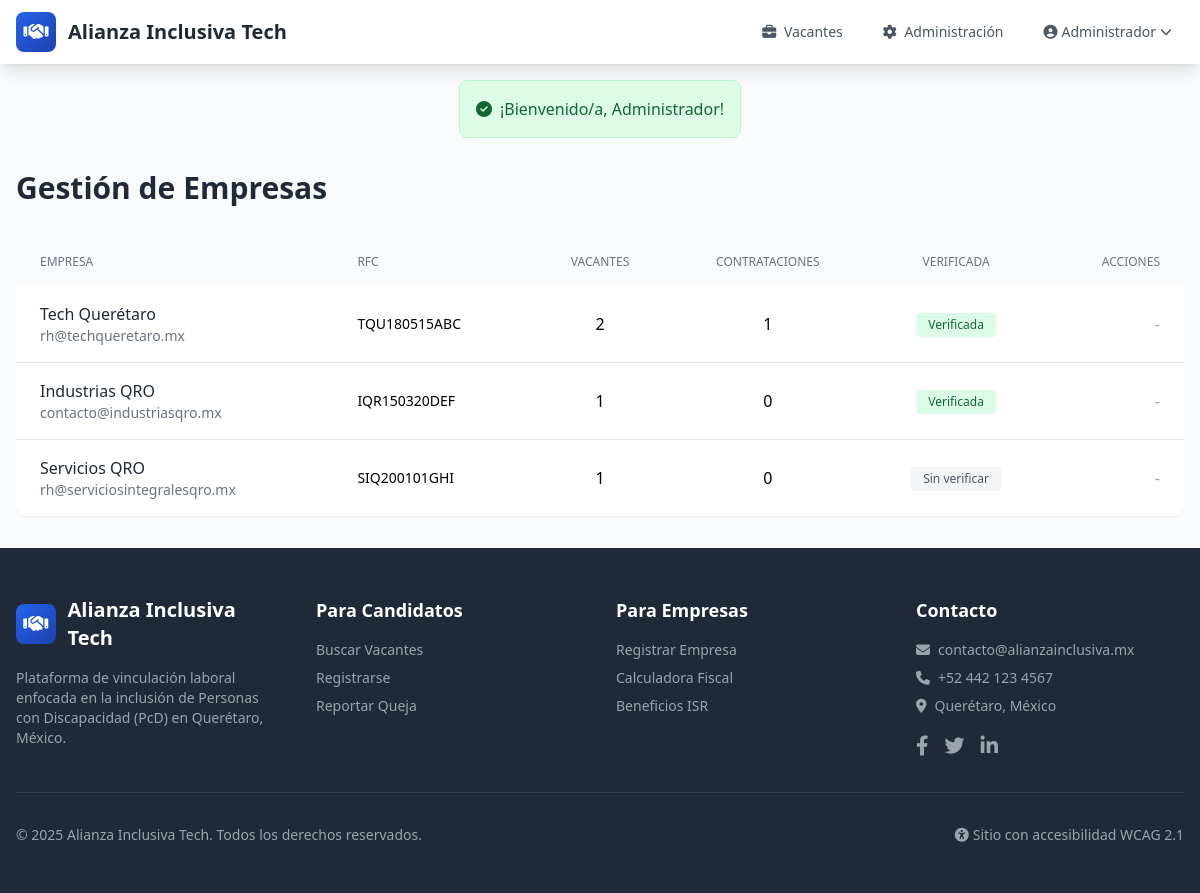
Page /admin/empresas (signed in) on the committed database.
### tables this page shows
CREATE TABLE empresas (
    id INT AUTO_INCREMENT PRIMARY KEY,
    usuario_id INT NOT NULL,
    razon_social VARCHAR(255) NOT NULL,
    rfc VARCHAR(13) NOT NULL,
    nombre_comercial VARCHAR(255) NULL,
    direccion_fiscal TEXT NOT NULL,
    colonia VARCHAR(150) NULL,
    municipio VARCHAR(100) NOT NULL,
    estado VARCHAR(100) DEFAULT 'Querétaro',
    codigo_postal VARCHAR(10) NOT NULL,
    sector_industrial VARCHAR(100) NOT NULL,
    tamano_empresa ENUM('micro', 'pequena', 'mediana', 'grande') DEFAULT 'pequena',
    telefono VARCHAR(20) NULL,
    sitio_web VARCHAR(255) NULL,
    logo VARCHAR(255) NULL,
    descripcion TEXT NULL,
    verificada TINYINT(1) DEFAULT 0,
    fecha_creacion DATETIME DEFAULT CURRENT_TIMESTAMP,
    fecha_actualizacion DATETIME DEFAULT CURRENT_TIMESTAMP ON UPDATE CURRENT_TIMESTAMP,
    FOREIGN KEY (usuario_id) REFERENCES usuarios(id) ON DELETE CASCADE,
    INDEX idx_rfc (rfc),
    INDEX idx_municipio (municipio)
);

CREATE TABLE usuarios (
    id INT AUTO_INCREMENT PRIMARY KEY,
    email VARCHAR(255) NOT NULL UNIQUE,
    password VARCHAR(255) NOT NULL,
    tipo ENUM('empresa', 'candidato', 'admin') NOT NULL,
    activo TINYINT(1) DEFAULT 1,
    email_verificado TINYINT(1) DEFAULT 0,
    token_recuperacion VARCHAR(255) NULL,
    fecha_creacion DATETIME DEFAULT CURRENT_TIMESTAMP,
    fecha_actualizacion DATETIME DEFAULT CURRENT_TIMESTAMP ON UPDATE CURRENT_TIMESTAMP,
    INDEX idx_email (email),
    INDEX idx_tipo (tipo)
);

### app/controllers/BaseController.php (called while the page is built, shortened)
<?php
class BaseController {
    public function __construct() {
        try {
            $this->db = Database::getInstance()->getConnection();
        } catch (Exception $e) {
            $this->db = null;
        }
    }
    protected function view($view, $data = []) {
        extract($data);
        require_once VIEWS_PATH . '/layouts/header.php';
        require_once VIEWS_PATH . '/' . $view . '.php';
        require_once VIEWS_PATH . '/layouts/footer.php';
    }
}

### app/controllers/AdminController.php (called while the page is built, shortened)
<?php
class AdminController extends BaseController {
    public function empresas() {
        $stmt = $this->db->query("
            SELECT e.*, u.email, u.activo as usuario_activo,
                (SELECT COUNT(*) FROM vacantes WHERE empresa_id = e.id) as total_vacantes,
                (SELECT COUNT(*) FROM contrataciones WHERE empresa_id = e.id AND activo = 1) as total_contrataciones
            FROM empresas e
            JOIN usuarios u ON e.usuario_id = u.id
            ORDER BY e.fecha_creacion DESC
        ");
        $empresas = $stmt->fetchAll();
        $this->view('admin/empresas', ['empresas' => $empresas]);
    }
}

### app/config/router.php (called while the page is built, shortened)
<?php
class Router {
    private $routes = [];
    public function get($pattern, $callback) {
        $this->routes['GET'][$pattern] = $callback;
    }
    public function post($pattern, $callback) {
        $this->routes['POST'][$pattern] = $callback;
    }
    public function dispatch() {
        $method = $_SERVER['REQUEST_METHOD'];
        $uri = $this->getUri();
        if (isset($this->routes[$method])) {
            foreach ($this->routes[$method] as $pattern => $callback) {
                $pattern = preg_replace('/\{([a-zA-Z0-9_]+)\}/', '(?P<$1>[^/]+)', $pattern);
                $pattern = '#^' . $pattern . '$#';
                if (preg_match($pattern, $uri, $matches)) {
                    $params = array_filter($matches, function($key) {
                        return !is_numeric($key);
                    }, ARRAY_FILTER_USE_KEY);
                    return $this->executeCallback($callback, $params);
                }
            }
        }
    }
    private function getUri() {
        $uri = $_SERVER['REQUEST_URI'];
        $uri = '/' . ltrim($uri, '/');
        if ($uri !== '/') {
            $uri = rtrim($uri, '/');
        }
        return $uri;
    }
    private function executeCallback($callback, $params = []) {
        if (is_array($callback)) {
            $controller = $callback[0];
            $method = $callback[1];
            if (is_string($controller)) {
                $controller = new $controller();
            }
            return call_user_func_array([$controller, $method], $params);
        }
        return call_user_func_array($callback, $params);
    }
}

### index.php (called while the page is built, shortened)
<?php
require_once BASE_PATH . '/app/config/database.php';
require_once BASE_PATH . '/app/config/router.php';
require_once BASE_PATH . '/app/controllers/BaseController.php';
require_once BASE_PATH . '/app/controllers/AdminController.php';
$router = new Router();
$router->get('/', ['HomeController', 'index']);
$router->get('/vacantes', ['VacanteController', 'listar']);
$router->get('/vacante/{slug}', ['VacanteController', 'ver']);
$router->get('/login', ['AuthController', 'loginForm']);
$router->post('/login', ['AuthController', 'login']);
$router->get('/registro', ['AuthController', 'registroForm']);
$router->get('/registro/empresa', ['AuthController', 'registroEmpresaForm']);
$router->post('/registro/empresa', ['AuthController', 'registroEmpresa']);
$router->get('/registro/candidato', ['AuthController', 'registroCandidatoForm']);
$router->post('/registro/candidato', ['AuthController', 'registroCandidato']);
$router->get('/logout', ['AuthController', 'logout']);
$router->get('/recuperar', ['AuthController', 'recuperarForm']);
$router->post('/recuperar', ['AuthController', 'recuperar']);
$router->get('/empresa/dashboard', ['EmpresaController', 'dashboard']);
$router->get('/empresa/perfil', ['EmpresaController', 'perfil']);
$router->post('/empresa/perfil', ['EmpresaController', 'actualizarPerfil']);
$router->get('/empresa/vacantes', ['EmpresaController', 'misVacantes']);
$router->get('/empresa/vacante/nueva', ['EmpresaController', 'nuevaVacante']);
$router->post('/empresa/vacante/nueva', ['EmpresaController', 'guardarVacante']);
$router->get('/empresa/vacante/{id}/editar', ['EmpresaController', 'editarVacante']);
$router->post('/empresa/vacante/{id}/editar', ['EmpresaController', 'actualizarVacante']);
$router->get('/empresa/vacante/{id}/postulaciones', ['EmpresaController', 'verPostulaciones']);
$router->post('/empresa/postulacion/{id}/estado', ['EmpresaController', 'cambiarEstadoPostulacion']);
$router->get('/empresa/contrataciones', ['EmpresaController', 'contrataciones']);
$router->get('/empresa/contratacion/nueva', ['EmpresaController', 'nuevaContratacion']);
$router->post('/empresa/contratacion/nueva', ['EmpresaController', 'guardarContratacion']);
$router->get('/candidato/dashboard', ['CandidatoController', 'dashboard']);
$router->get('/candidato/perfil', ['CandidatoController', 'perfil']);
$router->post('/candidato/perfil', ['CandidatoController', 'actualizarPerfil']);
$router->get('/candidato/postulaciones', ['CandidatoController', 'misPostulaciones']);
$router->post('/vacante/{id}/postular', ['CandidatoController', 'postular']);
$router->get('/candidato/vacantes-compatibles', ['CandidatoController', 'vacantesCompatibles']);
$router->get('/fiscal/calculadora', ['FiscalController', 'calculadora']);
$router->post('/fiscal/calcular', ['FiscalController', 'calcular']);
$router->get('/fiscal/reporte', ['FiscalController', 'reporte']);
$router->get('/fiscal/reporte/pdf', ['FiscalController', 'generarPDF']);
$router->get('/admin/dashboard', ['AdminController', 'dashboard']);
$router->get('/admin/candidatos', ['AdminController', 'candidatos']);
$router->get('/admin/candidato/{id}', ['AdminController', 'verCandidato']);
$router->post('/admin/candidato/{id}/verificar', ['AdminController', 'verificarCertificado']);
$router->get('/admin/empresas', ['AdminController', 'empresas']);
$router->post('/admin/empresa/{id}/verificar', ['AdminController', 'verificarEmpresa']);
$router->get('/admin/vacantes', ['AdminController', 'vacantes']);
$router->post('/admin/vacante/{id}/estado', ['AdminController', 'cambiarEstadoVacante']);
$router->get('/admin/quejas', ['AdminController', 'quejas']);
$router->get('/admin/queja/{id}', ['AdminController', 'verQueja']);
$router->post('/admin/queja/{id}/estado', ['AdminController', 'cambiarEstadoQueja']);
$router->get('/admin/reportes', ['AdminController', 'reportes']);
$router->get('/queja/nueva', ['AdminController', 'nuevaQueja']);
$router->post('/queja/nueva', ['AdminController', 'guardarQueja']);
$router->get('/admin/configuraciones', ['ConfigController', 'index']);
$router->post('/admin/configuraciones', ['ConfigController', 'guardar']);
$router->notFound(function() {
    require_once VIEWS_PATH . '/layouts/header.php';
    echo '<div class="container mx-auto px-4 py-16 text-center">';
    echo '<h1 class="text-6xl font-bold text-gray-300 mb-4">404</h1>';
    echo '<p class="text-xl text-gray-600 mb-8">Página no encontrada</p>';
    echo '<a href="' . BASE_URL . '" class="bg-blue-600 text-white px-6 py-3 rounded-lg hover:bg-blue-700 transition">Volver al inicio</a>';
    echo '</div>';
    require_once VIEWS_PATH . '/layouts/footer.php';
});
$router->dispatch();

### app/config/database.php (called while the page is built, shortened)
<?php
class Database {
    private static $instance = null;
    private $connection;
    private function __construct() {
        try {
            $dsn = "mysql:host=" . DB_HOST . ";dbname=" . DB_NAME . ";charset=" . DB_CHARSET;
            $options = [
                PDO::ATTR_ERRMODE => PDO::ERRMODE_EXCEPTION,
                PDO::ATTR_DEFAULT_FETCH_MODE => PDO::FETCH_ASSOC,
                PDO::ATTR_EMULATE_PREPARES => false,
            ];
            $this->connection = new PDO($dsn, DB_USER, DB_PASS, $options);
        } catch (PDOException $e) {
            if (defined('ENVIRONMENT') && ENVIRONMENT === 'development') {
                error_log("Error de conexión DB: " . $e->getMessage());
            } else {
                error_log("Error de conexión DB - Código: " . $e->getCode());
            }
            throw new Exception("Error de conexión a la base de datos");
        }
    }
    public static function getInstance() {
        if (self::$instance === null) {
            self::$instance = new self();
        }
        return self::$instance;
    }
    public function getConnection() {
        return $this->connection;
    }
}

### app/views/admin/empresas.php (the view, shortened to what this page needs)
<div class="py-8 px-4">
    <div class="max-w-7xl mx-auto">
        <h1 class="text-3xl font-bold text-gray-800 mb-8">Gestión de Empresas</h1>
        <div class="bg-white rounded-xl shadow-sm overflow-hidden">
            <table class="w-full">
                <thead class="bg-gray-50">
                    <tr>
                        <th class="px-6 py-4 text-left text-xs font-medium text-gray-500 uppercase">Empresa</th>
                        <th class="px-6 py-4 text-left text-xs font-medium text-gray-500 uppercase">RFC</th>
                        <th class="px-6 py-4 text-center text-xs font-medium text-gray-500 uppercase">Vacantes</th>
                        <th class="px-6 py-4 text-center text-xs font-medium text-gray-500 uppercase">Contrataciones</th>
                        <th class="px-6 py-4 text-center text-xs font-medium text-gray-500 uppercase">Verificada</th>
                        <th class="px-6 py-4 text-right text-xs font-medium text-gray-500 uppercase">Acciones</th>
                    </tr>
                </thead>
                <tbody class="divide-y">
                    <?php foreach ($empresas as $e): ?>
                    <tr class="hover:bg-gray-50">
                        <td class="px-6 py-4">
                            <p class="font-medium text-gray-800"><?= htmlspecialchars($e['nombre_comercial'] ?? $e['razon_social']) ?></p>
                            <p class="text-sm text-gray-500"><?= htmlspecialchars($e['email']) ?></p>
                        </td>
                        <td class="px-6 py-4 text-sm"><?= htmlspecialchars($e['rfc']) ?></td>
                        <td class="px-6 py-4 text-center"><?= $e['total_vacantes'] ?></td>
                        <td class="px-6 py-4 text-center"><?= $e['total_contrataciones'] ?></td>
                        <td class="px-6 py-4 text-center">
                            <form method="POST" action="<?= BASE_URL ?>/admin/empresa/<?= $e['id'] ?>/verificar" class="inline">
                                <button type="submit" class="<?= $e['verificada'] ? 'bg-green-100 text-green-800' : 'bg-gray-100 text-gray-600' ?> px-3 py-1 rounded text-xs font-medium hover:opacity-80">
                                    <?= $e['verificada'] ? 'Verificada' : 'Sin verificar' ?>
                                </button>
                            </form>
                        </td>
                        <td class="px-6 py-4 text-right">
                            <span class="text-gray-400">-</span>
                        </td>
                    </tr>
                    <?php endforeach; ?>
                </tbody>
            </table>
        </div>
    </div>
</div>

### rows in the picture
empresas: nombre_comercial "Tech Querétaro", usuario.email "rh@techqueretaro.mx", rfc "TQU180515ABC", total_vacantes "2", total_contrataciones "1", verificada "Verificada"
empresas: nombre_comercial "Industrias QRO", usuario.email "contacto@industriasqro.mx", rfc "IQR150320DEF", total_vacantes "1", total_contrataciones "0", verificada "Verificada"
empresas: nombre_comercial "Servicios QRO", usuario.email "rh@serviciosintegralesqro.mx", rfc "SIQ200101GHI", total_vacantes "1", total_contrataciones "0", verificada "Sin verificar"

### other values in the picture
$sitioNombre "Alianza Inclusiva Tech"
$user['nombre'] "Administrador"
$flash['mensaje'] "¡Bienvenido/a, Administrador!"
SITE_NAME "Alianza Inclusiva Tech"
SITE_CONTACT_EMAIL "contacto@alianzainclusiva.mx"
SITE_CONTACT_PHONE "+52 442 123 4567"
